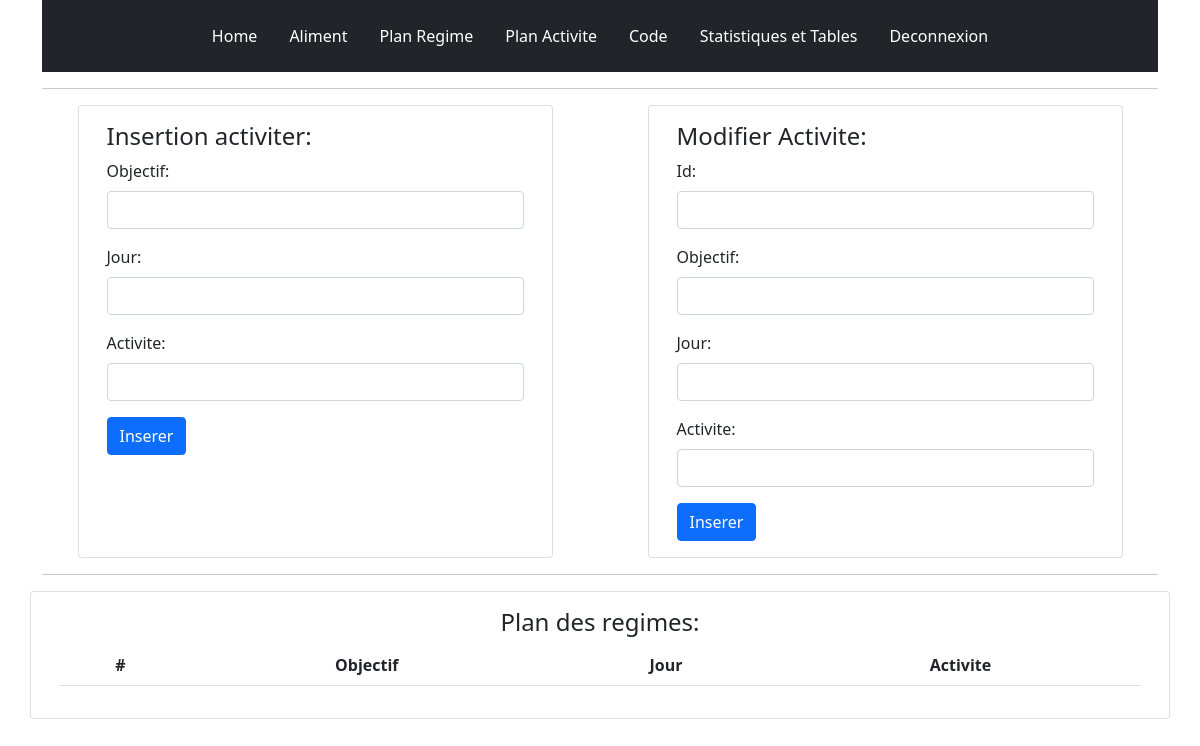
The app's page /index.php/activite_sport, older data.
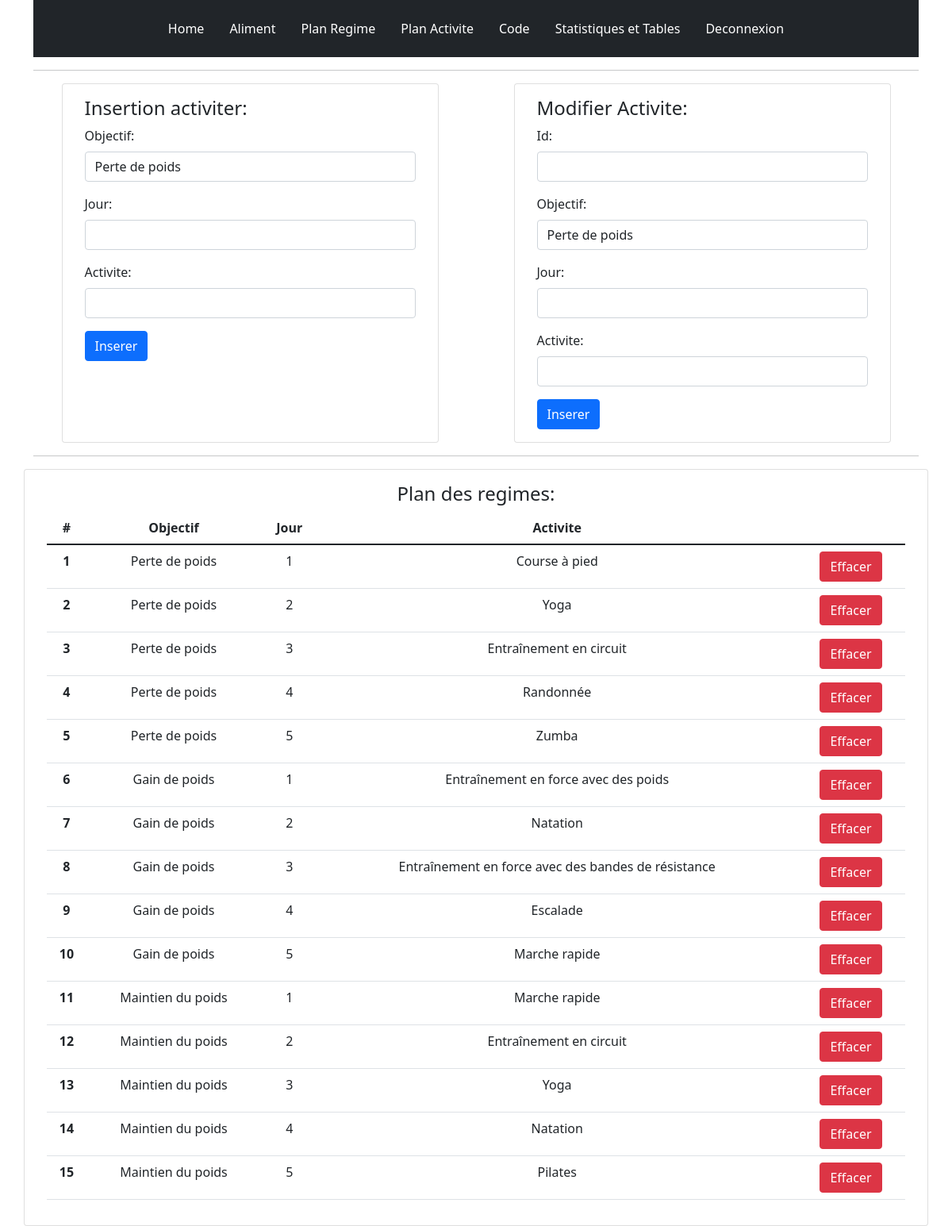
The same page, newer data.
### tables this page shows
create table activiter(
    id_A INT PRIMARY KEY auto_increment,
    categorieID INT REFERENCES categorie_objectif(id_Objectif),
    jour int,
    activite VARCHAR(100)
);

CREATE table categorie_objectif(
    id_Objectif INTEGER PRIMARY KEY auto_increment,
    nomCategories VARCHAR(200),
    duree INTEGER,
    poidsVisee INTEGER
);

### application/controllers/Activite_Sport.php (called while the page is built, shortened)
<?php
class Activite_Sport extends CI_Controller {
	public function __construct() {
		$this->load->model('Categorie_model');
		$this->load->model('Sport_model');
		$this->load->model('Regime_model');
    }
	public function index()
	{
		$data ['listeObjectif'] = $this->Categorie_model->getAllObjectif();
		$data['listePro'] = $this->Sport_model->getAllPro();
		$data['page_title'] = "Sports";
		$data['body'] = 'sports/activite_Sport';
		$this->load->view('template/index',$data);
	}
}

### index.php (called while the page is built, shortened)
<?php
require_once BASEPATH.'core/CodeIgniter.php';

### application/models/Categorie_model.php (called while the page is built, shortened)
<?php
class Categorie_model extends CI_Model{
    public function getAllObjectif(){
        return $this->db->get('categorie_objectif')->result_array();
    }
}

### application/models/Sport_model.php (called while the page is built, shortened)
<?php
class Sport_model extends CI_Model{
    public function getAllPro(){
        $query = $this->db->query("select id_A, c.nomCategories as objectif, jour, activite from activiter as o
            left join categorie_objectif as c on o.categorieid = c.id_objectif");
        $result = $query->result_array();
        return $result;
    }
}

### application/views/sports/Activite_Sport.php (the view, shortened to what the changed rows need)
<div class="row justify-content-around">
    <div class="card col-md-5">
        <div class="card-body py-3">
            <form class="row g-3" method="post" action="<?php echo base_url('activier_sport/inserer') ;?>">
                <div class="col-md-12">
                    <label for="inputEmail4" class="form-label">Objectif:</label>
                    <select name="objectif" class="form-control">
                        <?php foreach($listeObjectif as $listeO){?>
                            <option class="form-control" value="<?php echo $listeO['id_Objectif'];?>"><?php echo $listeO['nomCategories']?></option>
                        <?php }?>
                    </select>
                </div>
            </form>
        </div>
    </div>
    <div class="card col-md-5 ">
        <div class="card-body">
            <form class="row g-3" method="post" action="<?php echo base_url('Activite_sport/modifier') ;?>">
                <div class="col-md-12">
                    <label for="inputEmail4" class="form-label">Objectif:</label>
                    <select name="objectif" class="form-control">
                        <?php foreach($listeObjectif as $listeO){?>
                            <option class="form-control" value="<?php echo $listeO['id_Objectif'];?>"><?php echo $listeO['nomCategories']?></option>
                        <?php }?>
                    </select>
                </div>
            </form>
        </div>
    </div>
</div>
<div class="row">
    <div class="card col-md-12">
        <div class="card-body" style="text-align:center;">
            <table class="table">
                <thead>
                    <tr>
                        <th scope="col">#</th>
                        <th scope="col">Objectif</th>
                        <th scope="col">Jour</th>
                        <th scope="col">Activite</th>
                    </tr>
                </thead>
                <tbody>
                    <?php
                    foreach( $listePro as $listesP){ ?>
                        <tr>
                            <th><?php echo $listesP['id_A']; ?></th>
                            <td><?php echo $listesP['objectif']; ?></td>
                            <td><?php echo $listesP['jour']; ?></td>
                            <td><?php echo $listesP['activite']; ?></td>
                            <td><a href="<?php echo base_url('activite_sport/supprimer');?>?nombre=<?php echo $listesP['id_A']; ?>" class="btn btn-danger">Effacer</a></td>
                        </tr>
                    <?php } ?>
                </tbody>
            </table>
        </div>
    </div>
</div>

Row changes from the older to the newer data that the page shows:
added activiter: id_A "1", categorieID.nomCategories "Perte de poids", jour "1", activite "Course à pied"
added activiter: id_A "2", categorieID.nomCategories "Perte de poids", jour "2", activite "Yoga"
added activiter: id_A "3", categorieID.nomCategories "Perte de poids", jour "3", activite "Entraînement en circuit"
added activiter: id_A "4", categorieID.nomCategories "Perte de poids", jour "4", activite "Randonnée"
added activiter: id_A "5", categorieID.nomCategories "Perte de poids", jour "5", activite "Zumba"
added activiter: id_A "6", categorieID.nomCategories "Gain de poids", jour "1", activite "Entraînement en force avec des poids"
added activiter: id_A "7", categorieID.nomCategories "Gain de poids", jour "2", activite "Natation"
added activiter: id_A "8", categorieID.nomCategories "Gain de poids", jour "3", activite "Entraînement en force avec des bandes de résistance"
added activiter: id_A "9", categorieID.nomCategories "Gain de poids", jour "4", activite "Escalade"
added activiter: id_A "10", categorieID.nomCategories "Gain de poids", jour "5", activite "Marche rapide"
added activiter: id_A "11", categorieID.nomCategories "Maintien du poids", jour "1", activite "Marche rapide"
added activiter: id_A "12", categorieID.nomCategories "Maintien du poids", jour "2", activite "Entraînement en circuit"
added activiter: id_A "13", categorieID.nomCategories "Maintien du poids", jour "3", activite "Yoga"
added activiter: id_A "14", categorieID.nomCategories "Maintien du poids", jour "4", activite "Natation"
added activiter: id_A "15", categorieID.nomCategories "Maintien du poids", jour "5", activite "Pilates"
Text that changed along with them:
form field objectif: (not shown) → "Perte de poids"
